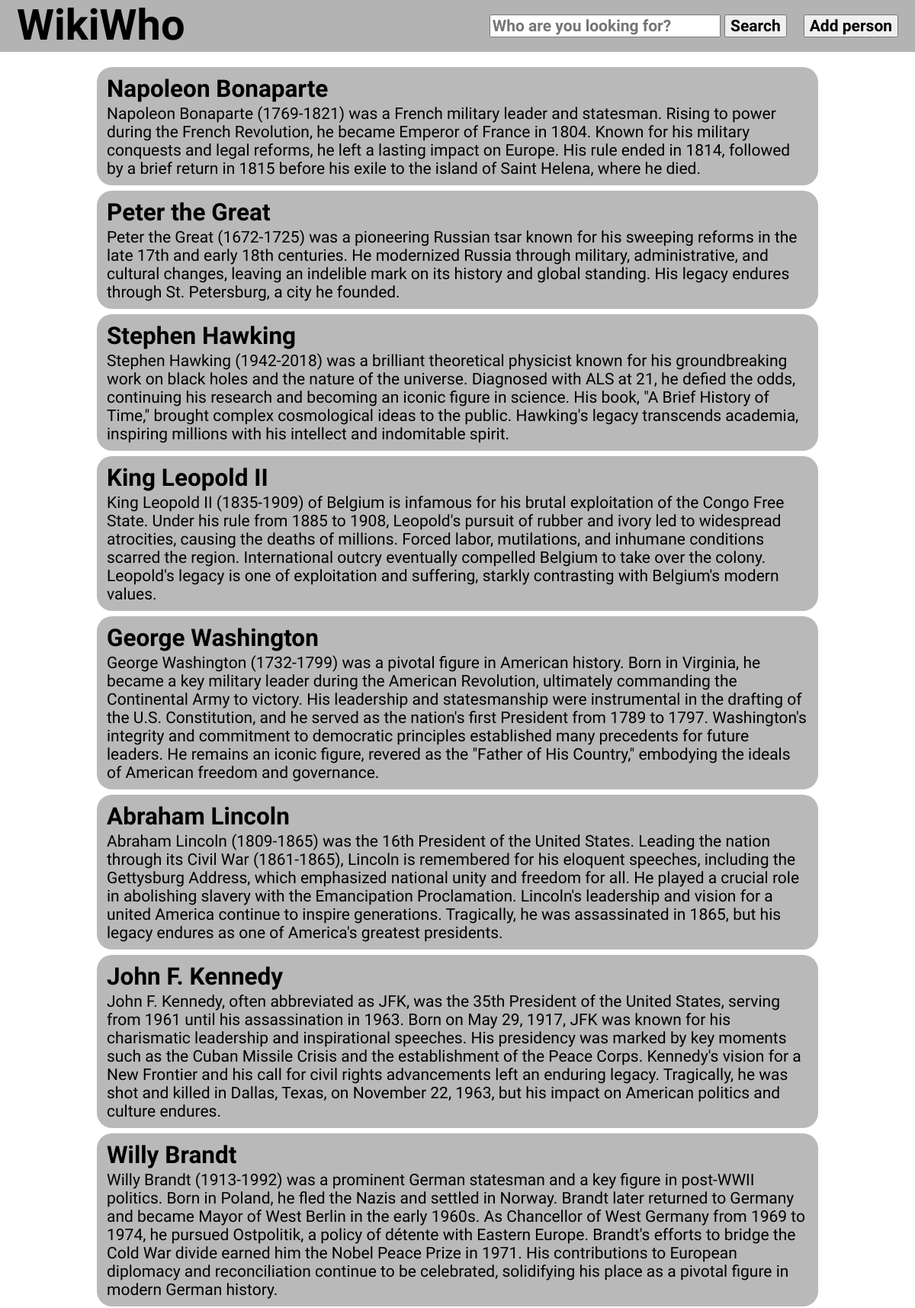
The page / (upper part) on the database its author committed.
### app.py (models this page shows, shortened)
class People(db.Model):
    id = db.Column(db.Integer, primary_key=True)
    name = db.Column(db.String(50), nullable=False)
    description = db.Column(db.String(1100), nullable=False)

### app.py (the view)
@app.route('/')
def index():
    people = People.query.all()
    return render_template('index.html', people=people)

### templates/index.html (shortened to what this page needs)
{% extends 'base.html' %}
{% block head %}
<link rel="stylesheet" href="{{url_for('static', filename='css/main.css')}}">
{% endblock %}
{% block body %}
<div class="header">
    <div class="title">
        <h1>WikiWho</h1>
    </div>
    <div class="navaddperson">
        <form action="/addPersonBtn/" method="POST">
            <input type="submit" value="Add person">
        </form>
    </div>
    <div class="navsearch">
        <form action="/search" method="post">
            <input type="text" name="search" autocomplete="off" list="autocompletedatalist" id="search" placeholder="Who are you looking for?" value="{{ request.form['search'] }}">
            <input type="submit" value="Search">
        </form>
    </div>
</div>
<div class="content">
    {% for person in people %}
        <div class='person'>
            <h2 class="personname">{{ person.name }}</h2>
            <p class="persondescription">{{ person.description }}</p>
        </div>
    {% endfor %}
</div>
{% endblock %}

### templates/base.html (shortened to what this page needs)
<!DOCTYPE html>
<html lang="en">
<head>
    {% block head %}{% endblock %}
</head>
<body>
    {% block body %}{% endblock %}
</body>
</html>

### static/css/main.css (style rules this page uses)
body { margin: 0 auto; font-size: 21px; font-family: 'Alumni Sans', sans-serif; overflow:visible; }
.content { justify-content: center; width: 80%; margin: 0 auto }
.header { overflow: hidden; text-align: center; min-height: 68px; width: 100%; background-color: rgb(179, 179, 179); list-style-type: none; margin: 0 0 20px 0; padding: 0 auto; }
.header > div { position: relative; display: inline; float: right; }
.navsearch { margin: 18.5px 0; display: inline; padding-right: 1.83%; }
.navaddperson { margin-top: 18.5px; display: block; padding-right: 1.83%; }
.title { display: block; padding-left: 1.83%; margin: 0 auto; float: left !important; }
h1 { margin: 0 auto; font-size: 56px; font-weight: 900; font-family: 'Pixelify Sans', sans-serif; }
input { font-weight: 600; font-size: inherit; font-family: inherit; }
input[name="search"] { min-width: 163px; }
.person { min-width: none; border-style: solid; border-radius: 20px 20px 20px 20px; border-color: rgba(90, 118, 143, 0); background-color: rgb(185, 185, 185); max-width: 100%; padding: 5px 10px; margin: 7px; }
.person h2 { margin: 2px auto; }
.person p { font-weight: 500; margin: 2px auto; }

### rows shown on the page
People: name "Napoleon Bonaparte", description "Napoleon Bonaparte (1769-1821) was a French military leader and statesman. Rising to power during the French Revolution, he became Emperor of France in 1804. Known for his military conquests and legal reforms, he left a lasting impact on Europe. His rule ended in 1814, followed by a brief return in 1815 before his exile to the island of Saint Helena, where he died."
People: name "Peter the Great", description "Peter the Great (1672-1725) was a pioneering Russian tsar known for his sweeping reforms in the late 17th and early 18th centuries. He modernized Russia through military, administrative, and cultural changes, leaving an indelible mark on its history and global standing. His legacy endures through St. Petersburg, a city he founded."
People: name "Stephen Hawking", description "Stephen Hawking (1942-2018) was a brilliant theoretical physicist known for his groundbreaking work on black holes and the nature of the universe. Diagnosed with ALS at 21, he defied the odds, continuing his research and becoming an iconic figure in science. His book, \"A Brief History of Time,\" brought complex cosmological ideas to the public. Hawking's legacy transcends academia, inspiring millions with his intellect and indomitable spirit."
People: name "King Leopold II", description "King Leopold II (1835-1909) of Belgium is infamous for his brutal exploitation of the Congo Free State. Under his rule from 1885 to 1908, Leopold's pursuit of rubber and ivory led to widespread atrocities, causing the deaths of millions. Forced labor, mutilations, and inhumane conditions scarred the region. International outcry eventually compelled Belgium to take over the colony. Leopold's legacy is one of exploitation and suffering, starkly contrasting with Belgium's modern values."
People: name "George Washington", description "George Washington (1732-1799) was a pivotal figure in American history. Born in Virginia, he became a key military leader during the American Revolution, ultimately commanding the Continental Army to victory. His leadership and statesmanship were instrumental in the drafting of the U.S. Constitution, and he served as the nation's first President from 1789 to 1797. Washington's integrity and commitment to democratic principles established many precedents for future leaders. He remains an iconic figure, revered as the \"Father of His Country,\" embodying the ideals of American freedom and governance."
People: name "Abraham Lincoln", description "Abraham Lincoln (1809-1865) was the 16th President of the United States. Leading the nation through its Civil War (1861-1865), Lincoln is remembered for his eloquent speeches, including the Gettysburg Address, which emphasized national unity and freedom for all. He played a crucial role in abolishing slavery with the Emancipation Proclamation. Lincoln's leadership and vision for a united America continue to inspire generations. Tragically, he was assassinated in 1865, but his legacy endures as one of America's greatest presidents."
People: name "John F. Kennedy", description "John F. Kennedy, often abbreviated as JFK, was the 35th President of the United States, serving from 1961 until his assassination in 1963. Born on May 29, 1917, JFK was known for his charismatic leadership and inspirational speeches. His presidency was marked by key moments such as the Cuban Missile Crisis and the establishment of the Peace Corps. Kennedy's vision for a New Frontier and his call for civil rights advancements left an enduring legacy. Tragically, he was shot and killed in Dallas, Texas, on November 22, 1963, but his impact on American politics and culture endures."
People: name "Willy Brandt", description "Willy Brandt (1913-1992) was a prominent German statesman and a key figure in post-WWII politics. Born in Poland, he fled the Nazis and settled in Norway. Brandt later returned to Germany and became Mayor of West Berlin in the early 1960s. As Chancellor of West Germany from 1969 to 1974, he pursued Ostpolitik, a policy of détente with Eastern Europe. Brandt's efforts to bridge the Cold War divide earned him the Nobel Peace Prize in 1971. His contributions to European diplomacy and reconciliation continue to be celebrated, solidifying his place as a pivotal figure in modern German history."
